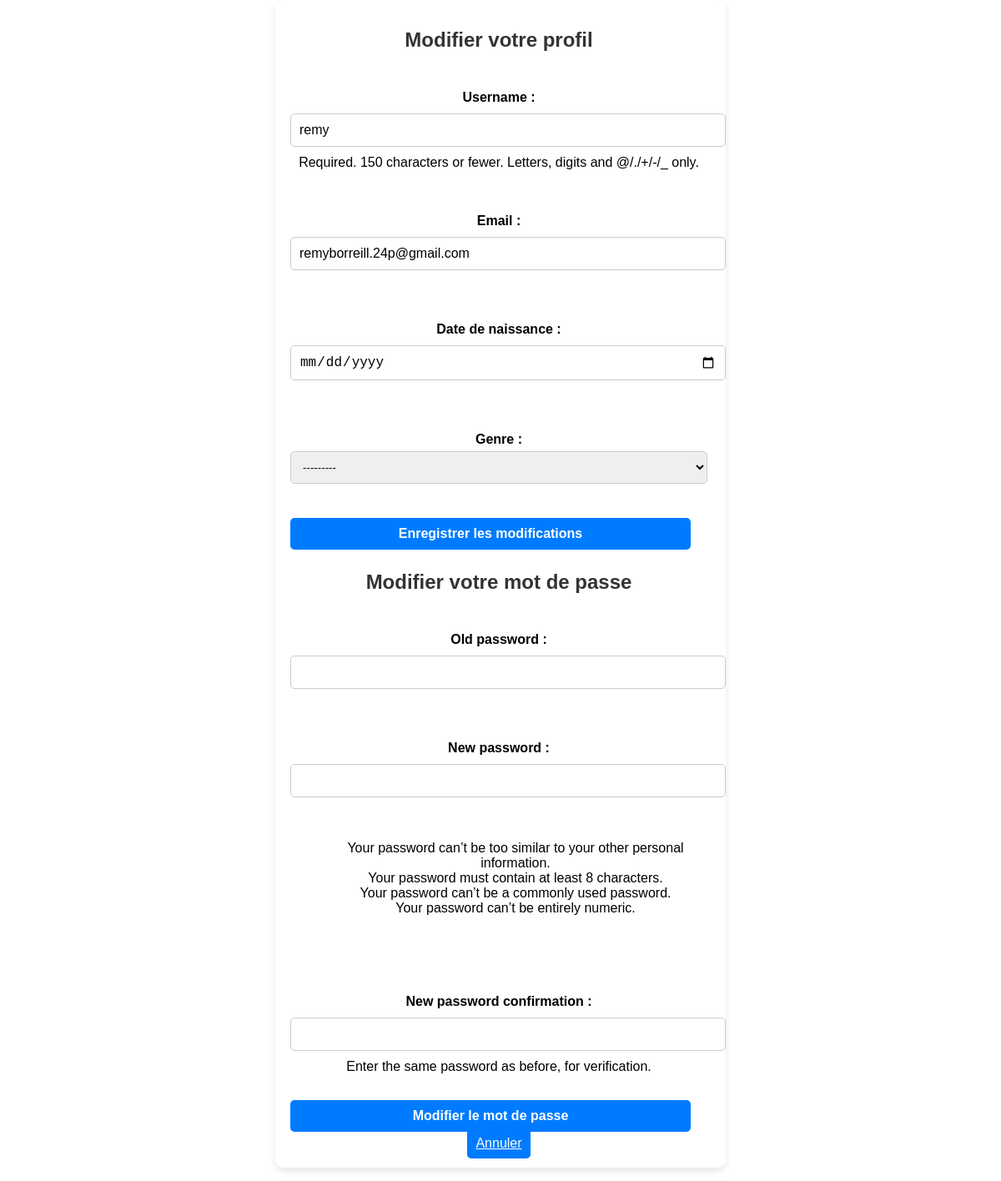
/user/modifier_profil/ (signed in), run on the app's committed database.
### utilisateurs/models.py (models this page shows, shortened)
class Utilisateur(AbstractUser):
    email = models.EmailField(unique=True)  # Empêche les doublons
    date_de_naissance = models.DateField(null=True, blank=True)
    GENRE_CHOIX = [
        ('H', 'Homme'),
        ('F', 'Femme'),
        ('A', 'Autre'),
    ]
    genre = models.CharField(max_length=1, choices=GENRE_CHOIX, null=True, blank=True)
    niveau = models.PositiveIntegerField(default=1)  # Niveau de l'utilisateur
    experience = models.PositiveIntegerField(default=0)  # Points d'expérience de l'utilisateur

### utilisateurs/views.py (the view, shortened to what this page needs)
# urls.py: path('modifier_profil/', modifier_profil, name='modifier_profil'),
@login_required
def modifier_profil(request):
    user = request.user
    profil_form = ProfilForm(instance=user)
    password_form = PasswordChangeForm(user=user)
    return render(request, "utilisateurs/modifier_profil.html", {
        "profil_form": profil_form,
        "password_form": password_form,
    })

### utilisateurs/forms.py (shortened to what this page needs)
class ProfilForm(forms.ModelForm):
    class Meta:
        model = Utilisateur
        fields = ['username', 'email', 'date_de_naissance', 'genre']
        widgets = {
            'date_de_naissance': forms.DateInput(attrs={'type': 'date'}),
        }

### utilisateurs/templates/utilisateurs/modifier_profil.html (shortened to what this page needs)
<!DOCTYPE html>
<html lang="fr">
<head>
    {% load static %}
    <link rel="stylesheet" href="{% static 'utilisateurs/style.css' %}">
</head>
<body>
    <div class="container">
        <h2>Modifier votre profil</h2>
        <form method="post">
            {{ profil_form.as_p }}
            <button type="submit" name="profil_submit" class="btn">Enregistrer les modifications</button>
        </form>
        <h2>Modifier votre mot de passe</h2>
        <form method="post">
            {{ password_form.as_p }}
            <button type="submit" name="password_submit" class="btn">Modifier le mot de passe</button>
        </form>
        <a href="{% url 'profil' %}" class="btn">Annuler</a>
    </div>
</body>
</html>

### utilisateurs/static/utilisateurs/style.css (style rules this page uses)
body { font-family: Arial, sans-serif; height: 100vh; margin: 0; }
.container { place-self: center; background: white; padding: 20px; border-radius: 8px; box-shadow: 0px 0px 10px rgba(0, 0, 0, 0.1); max-width: 500px; width: 100%; text-align: center; overflow-x: hidden; overflow-y: auto; max-height: 90vh; }
h2 { margin-bottom: 20px; color: #333; }
form { display: flex; flex-direction: column; gap: 10px; }
input { padding: 10px; margin-top: 5px; border: 1px solid #ccc; border-radius: 5px; font-size: 16px; width: calc(100% - 20px); margin: 5px 0; }
.btn { background-color: #007BFF; color: white; border: none; padding: 10px; border-radius: 5px; cursor: pointer; font-size: 16px; transition: background 0.3s; width: 100%; width: calc(100% - 20px); margin: 5px 0; }
ul { list-style-type : none; }
.container { max-width: 500px; margin: auto; padding: 20px; background: #fff; border-radius: 10px; box-shadow: 0 4px 8px rgba(0, 0, 0, 0.1); text-align: center; }
h2 { color: #333; }
label { display: block; margin: 10px 0 5px; font-weight: bold; }
input, select { width: 100%; padding: 10px; margin-bottom: 10px; border: 1px solid #ccc; border-radius: 5px; }
button { padding: 10px 15px; border: none; border-radius: 5px; cursor: pointer; font-weight: bold; background-color: #4caf50; color: white; }

### data on the page
Utilisateur: username "remy", email "remyborreill.24p@gmail.com", genre "---------"
